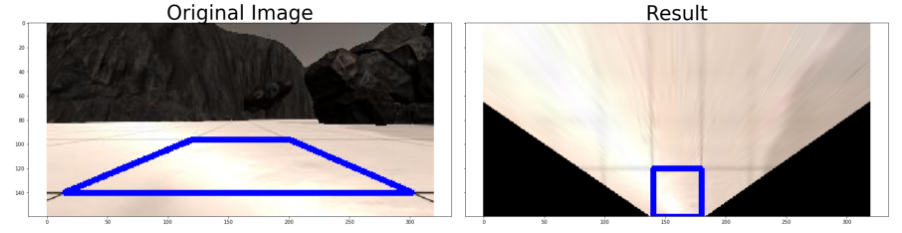
#> input picture misc/perspective.png, 902 x 233 px
$ python -i perception.py   (imports and definitions only)   (older library calls are emulated)
#> lines starting #> are read from the running program, lines starting #| are printed output that depends on the picture; after the words box and inside, x2 and y2 are one past the last pixel; in counts of white or black regions, pixels touching at a corner belong together
#> further down, picture is the input picture: shape (233, 902, 3); mean B, G, R 169.3, 169, 175.5
import numpy as np
import cv2

def color_thresh(img):
    frame = img
    hsv = cv2.cvtColor(frame, cv2.COLOR_BGR2HSV)
#> hsv: shape (233, 902, 3); mean H, S, V 14.8, 30.9, 181.7
    hue,saturation,brightness = cv2.split(hsv)
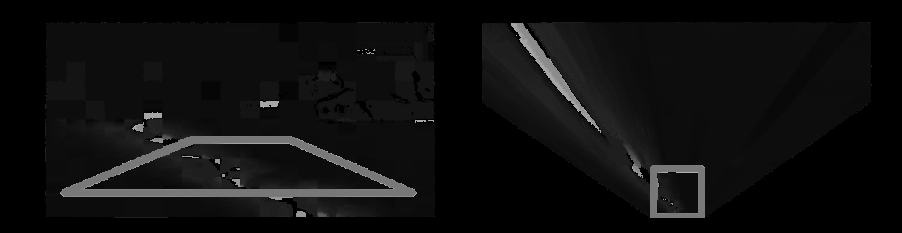
#> hue: shape (233, 902); min 0, max 179, mean 14.8
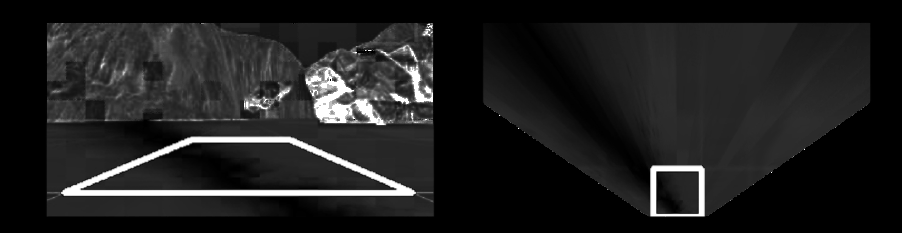
#> saturation: shape (233, 902); min 0, max 255, mean 30.9
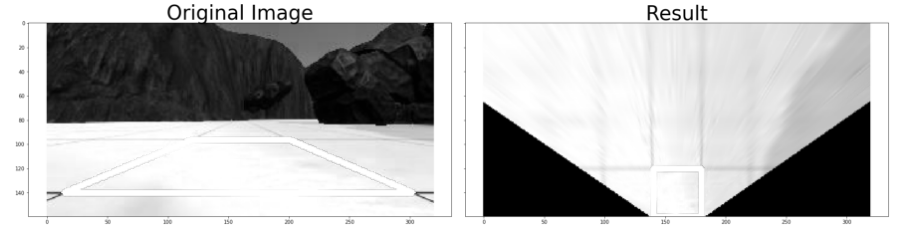
#> brightness: shape (233, 902); min 0, max 255, mean 181.7
    ret, brightness_thresh = cv2.threshold(brightness, 155, 255, cv2.THRESH_BINARY);
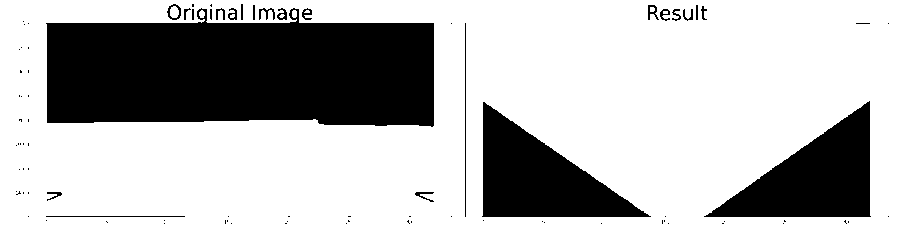
#> brightness_thresh: shape (233, 902); 71.7% white; 88 black regions (64 under 20 px), largest, box (x1, y1, x2, y2) and area: (46, 8, 434, 127) 38697, (482, 102, 651, 217) 9718, (704, 101, 871, 217) 9664

    return brightness_thresh

# [213 lines left out: functions rover_coords, to_polar_coords, rotate_pix, translate_pix, pix_to_world, perspect_transform and 4 more, not called in this run]

>>> import cv2
>>> picture = cv2.imread('../misc/perspective.png')
>>> result = color_thresh(picture)

$ run again, on misc/rock.png
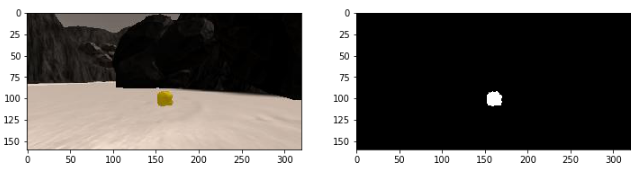
#> input picture misc/rock.png, 640 x 174 px
#> picture is the input picture: shape (174, 640, 3); mean B, G, R 109.1, 111.7, 114.8
#> hsv: shape (174, 640, 3); mean H, S, V 4.6, 20.5, 114.8
#> in color_thresh, `hue,saturation,brightness = cv2.split(hsv)`:
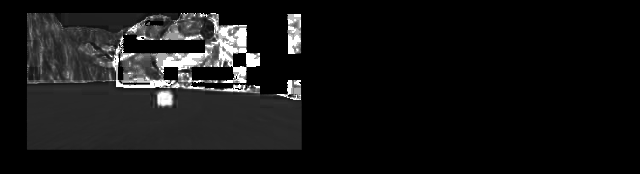
#> saturation: shape (174, 640); min 0, max 255, mean 20.5
#> in color_thresh, `ret, brightness_thresh = cv2.threshold(brightness, 155, 255, cv2.THRES..`:
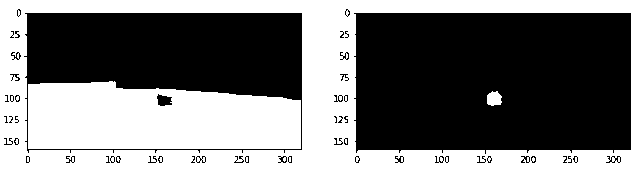
#> brightness_thresh: shape (174, 640); 46% white; 3 white regions, box (x1, y1, x2, y2) and area: (0, 0, 640, 174) 34899, (28, 81, 301, 149) 16123, (487, 91, 502, 106) 178

$ run again, on misc/terrain.png
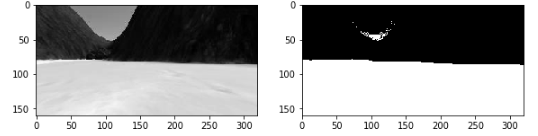
#> input picture misc/terrain.png, 538 x 136 px
#> picture is the input picture: shape (136, 538, 3); min 0, max 255, mean 162.6
#> hsv: shape (136, 538, 3); mean H, S, V 0, 0, 162.6
#> hue: shape (136, 538); every value is 0
#> in color_thresh, `ret, brightness_thresh = cv2.threshold(brightness, 155, 255, cv2.THRES..`:
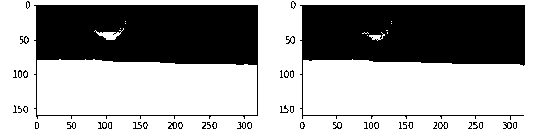
#> brightness_thresh: shape (136, 538); 63.4% white; 45 black regions (32 under 20 px), largest, box (x1, y1, x2, y2) and area: (300, 5, 525, 120) 12995, (34, 5, 258, 119) 12923, (20, 36, 29, 44) 34
